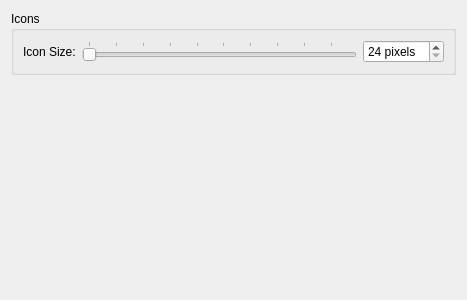
<?xml version="1.0" encoding="UTF-8"?>
<ui version="4.0">
 <class>AppearanceConfig</class>
 <widget class="QWidget" name="AppearanceConfig">
  <property name="geometry">
   <rect>
    <x>0</x>
    <y>0</y>
    <width>467</width>
    <height>300</height>
   </rect>
  </property>
  <property name="windowTitle">
   <string>Appearance Configuration</string>
  </property>
  <layout class="QVBoxLayout" name="verticalLayout">
   <item>
    <widget class="QGroupBox" name="groupBox">
     <property name="title">
      <string>Icons</string>
     </property>
     <layout class="QGridLayout" name="gridLayout">
      <item row="0" column="0">
       <layout class="QHBoxLayout" name="horizontalLayout_2">
        <item>
         <widget class="QLabel" name="label">
          <property name="text">
           <string>Icon Size:</string>
          </property>
         </widget>
        </item>
        <item>
         <widget class="QSlider" name="horizontalSlider">
          <property name="minimum">
           <number>24</number>
          </property>
          <property name="maximum">
           <number>256</number>
          </property>
          <property name="pageStep">
           <number>5</number>
          </property>
          <property name="orientation">
           <enum>Qt::Horizontal</enum>
          </property>
          <property name="tickPosition">
           <enum>QSlider::TicksAbove</enum>
          </property>
          <property name="tickInterval">
           <number>24</number>
          </property>
         </widget>
        </item>
        <item>
         <widget class="QSpinBox" name="kcfg_IconSize">
          <property name="suffix">
           <string> pixels</string>
          </property>
          <property name="minimum">
           <number>24</number>
          </property>
          <property name="maximum">
           <number>256</number>
          </property>
         </widget>
        </item>
       </layout>
      </item>
     </layout>
    </widget>
   </item>
   <item>
    <spacer name="verticalSpacer">
     <property name="orientation">
      <enum>Qt::Vertical</enum>
     </property>
     <property name="sizeHint" stdset="0">
      <size>
       <width>20</width>
       <height>40</height>
      </size>
     </property>
    </spacer>
   </item>
  </layout>
 </widget>
 <resources/>
 <connections>
  <connection>
   <sender>horizontalSlider</sender>
   <signal>valueChanged(int)</signal>
   <receiver>kcfg_IconSize</receiver>
   <slot>setValue(int)</slot>
   <hints>
    <hint type="sourcelabel">
     <x>217</x>
     <y>48</y>
    </hint>
    <hint type="destinationlabel">
     <x>408</x>
     <y>48</y>
    </hint>
   </hints>
  </connection>
  <connection>
   <sender>kcfg_IconSize</sender>
   <signal>valueChanged(int)</signal>
   <receiver>horizontalSlider</receiver>
   <slot>setValue(int)</slot>
   <hints>
    <hint type="sourcelabel">
     <x>408</x>
     <y>48</y>
    </hint>
    <hint type="destinationlabel">
     <x>217</x>
     <y>48</y>
    </hint>
   </hints>
  </connection>
 </connections>
</ui>
